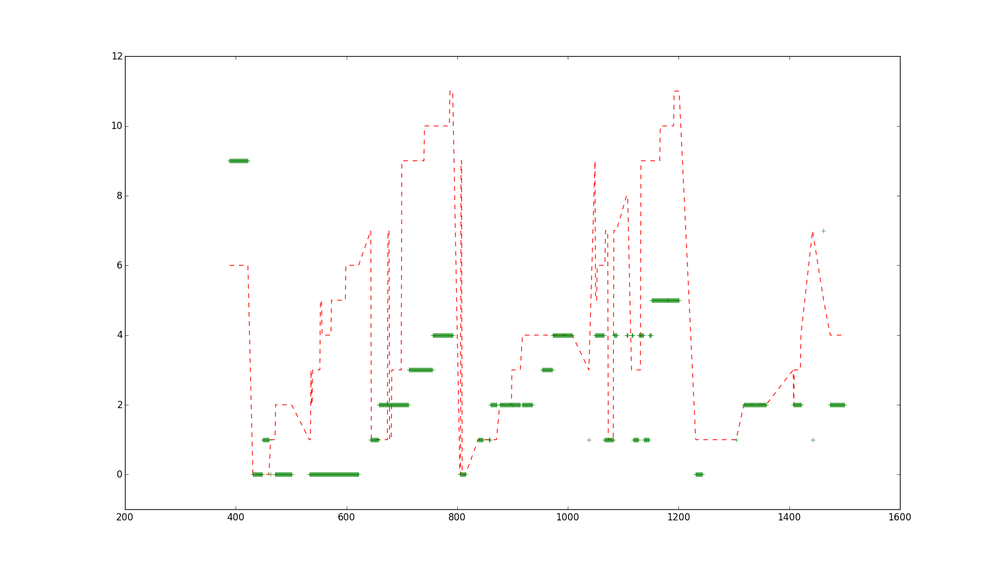
#> input picture 389_1400_scores.png, 1000 x 566 px, shrunk from 1800 x 1018 before the run
$ python compare_image_ssim.py 389_1400_scores.png .   (Python 2 division)
#> lines starting #> are read from the running program, lines starting #| are printed output that depends on the picture
import math, operator
import argparse
import time
import os
from skimage.measure import structural_similarity as ssim
from skimage import color
from skimage import io
from PIL import Image

def compare(file1, file2):
#> called with file1 = '389_1400_scores.png', file2 = '389_1400_scores.png'
    image1 = io.imread(file1)
#> image1 is the input picture: shape (566, 1000, 4); mean R, G, B, A 253.2, 252.5, 252.2, 255
    image2 = io.imread(file2)
    image1 = color.rgb2gray(image1)
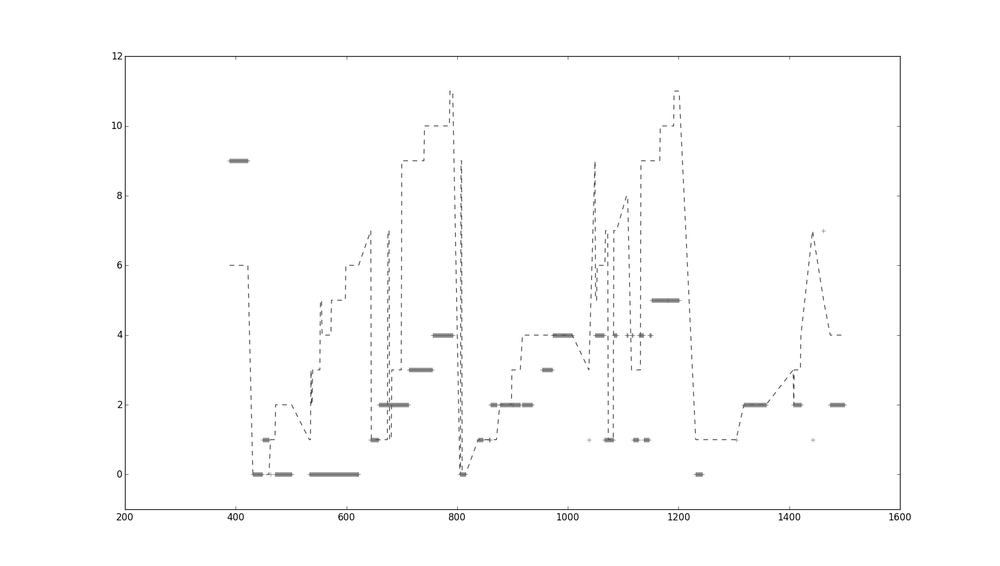
#> image1: shape (566, 1000) float64; min 0.0118, max 1, mean 0.991
    image2 = color.rgb2gray(image2)
    # [4 lines of commented-out code are left out]
    return ssim(image1, image2)

if __name__=='__main__':
    start_time = time.time()
    parser = argparse.ArgumentParser()
    parser.add_argument("image", type=str, help='Path to .jpeg file where the image locates')
    parser.add_argument("images_dir", type=str, help='Path to the directory where the image database locates')
    args = parser.parse_args()
    args.image = os.path.abspath(args.image)
    args.images_dir = os.path.abspath(args.images_dir)
    max_score = 0

    for im in os.listdir(args.images_dir):
        im_file, im_file_extension = os.path.splitext(im)
        if not im_file_extension==".jpg" and not im_file_extension == ".png":
            print "file: "+str(im)+" is NOT an image file and skipped"
            continue
        score = compare(args.image, os.path.join(args.images_dir, im))
        if score > max_score:
            max_score = score
#> max_score = 1
            max_image = im
            print "Image: "+str(im)+" with score: "+str(score)
#| Image: 389_1400_scores.png with score: 1.0
    print "TOTAL EXECUTION TIME:"+str(time.time()-start_time)+" seconds"
